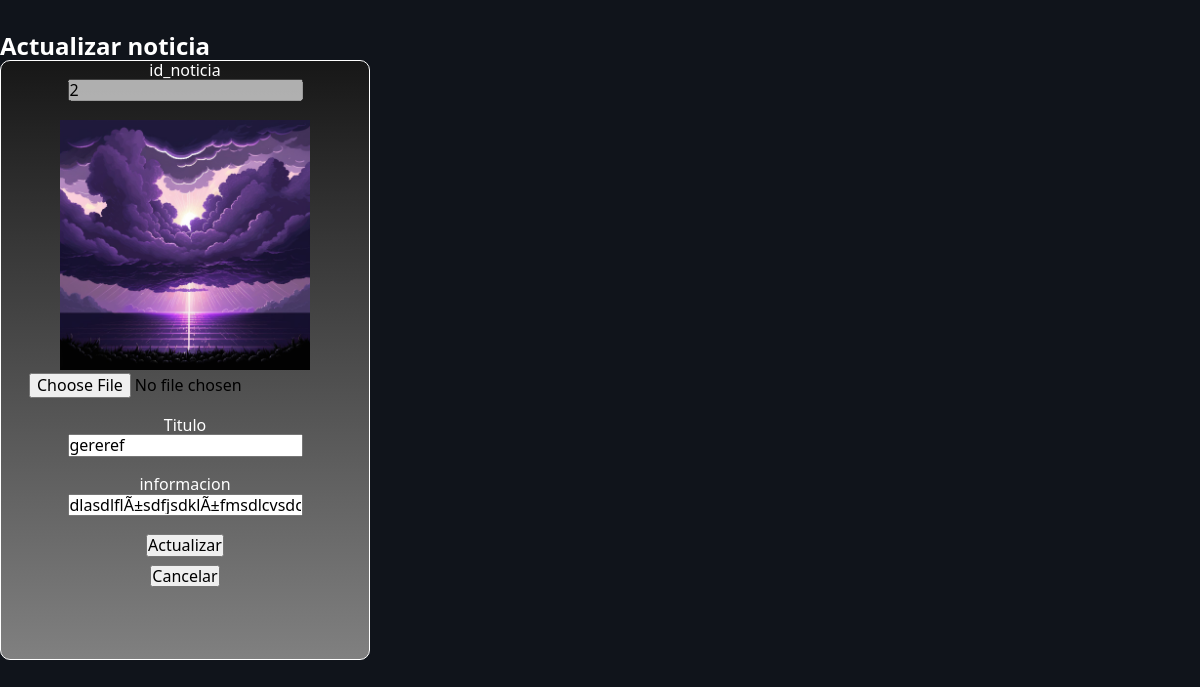
The app's page /panel_admin/modificar_noticias.php?noticia=2 (signed in) with its own data.
### tables this page shows
CREATE TABLE IF NOT EXISTS `noticias` (
  `id_noticia` int(5) NOT NULL AUTO_INCREMENT,
  `titulo` varchar(100) NOT NULL,
  `informacion` mediumtext NOT NULL,
  `imagen` varchar(100) NOT NULL,
  PRIMARY KEY (`id_noticia`)
);

### panel_admin/modificar_noticias.php (the view, shortened to what this page needs)
<?php
include '../main-pages/conexion.php';
?>
<?php
$edit = $_GET['noticia'];
$registros = mysqli_query($conexion,"SELECT * FROM noticias where id_noticia = '$edit'") or die("Error en la consulta".mysqli_error($conexion));
?>
<!DOCTYPE html>
<html lang="en">
<head>
    <link rel="stylesheet" href="../normalize.css">
    <link rel="stylesheet" href="../frontend/style-mod.css">
    <link rel="stylesheet" href="../frontend/style.css">
    <link rel="stylesheet" href="https://cdn.jsdelivr.net/npm/sweetalert2@11.11.0/dist/sweetalert2.min.css"
>
</head>
<body>
    <h2>Actualizar noticia</h2>
    <form action="actualizar_noticia.php" method="post">
    <?php
            while ($row = mysqli_fetch_array($registros)) {
            echo "<label>id_noticia</label><br>";
            echo "<input type='text' name='id_noticia' value='$row[id_noticia]' disabled><br><br>";
            echo "<label><img src='../img/$row[imagen]' alt='Lavender Fields'></label><br>";
            echo "<input type='file' name='imagen' value='$row[imagen]'><br><br>";
            echo "<label>Titulo</label><br>";
            echo "<input type='text' name='titulo' value='$row[titulo]'><br><br>";
            echo "<label>informacion</label><br>";
            echo "<input type='text' name='informacion' value='$row[informacion]' class='txtarea'><br><br>";
            }
            ?>
            <input type="submit" name="" value="Actualizar"><br><br>
            <a href="./gestion_foro.php"><input type="button" value="Cancelar"></a>
          </form>
</body>
</html>

### frontend/style-mod.css (style rules this page uses)
* { margin: 0; padding: 0; box-sizing: border-box; color: white; }
form { display: inline-block; border: 1px solid white; border-radius: 10px; background: linear-gradient(rgb(23, 23, 23), gray); width: 370px; height: 600px; text-align: center; margin-right: 7px; color: black; }
img { width: 250px; height: 250px; }
input { color: black; }

### frontend/style.css (style rules this page uses)
* { padding: 0; margin: 0; box-sizing: border-box; font-family: 'Segoe UI', Tahoma, Geneva, Verdana, sans-serif; scroll-behavior: smooth; }
html { box-sizing: border-box; }
*, *:before, *:after { box-sizing: inherit; }
:root { --bg: #171717; --text-color: #fff; --sec-primary: rgb(241, 241, 241); --accent: rgb(255, 255, 255); --color-1: #10141b; --color-2: #3c4047; --color-3: #2d3139; --color-4: #1f232a; --color-5: #4a4e56; --color-6: #000; --color-7: #1877f2; --color-8: #1877f2; --color-9: #1877f2; }
body { background-color: var(--color-1); padding-top: 2rem; overflow-x: hidden; }
.nav-header h1, a { position: relative; bottom: 10px; transition: .5s; -webkit-transition: .5s; -moz-transition: .5s; -ms-transition: .5s; -o-transition: .5s; color: white; }

### records on screen
noticias: id_noticia "2", imagen (picture), titulo "gereref", informacion "dlasdlflÃ±sdfjsdklÃ±fmsdlcvsdc"
